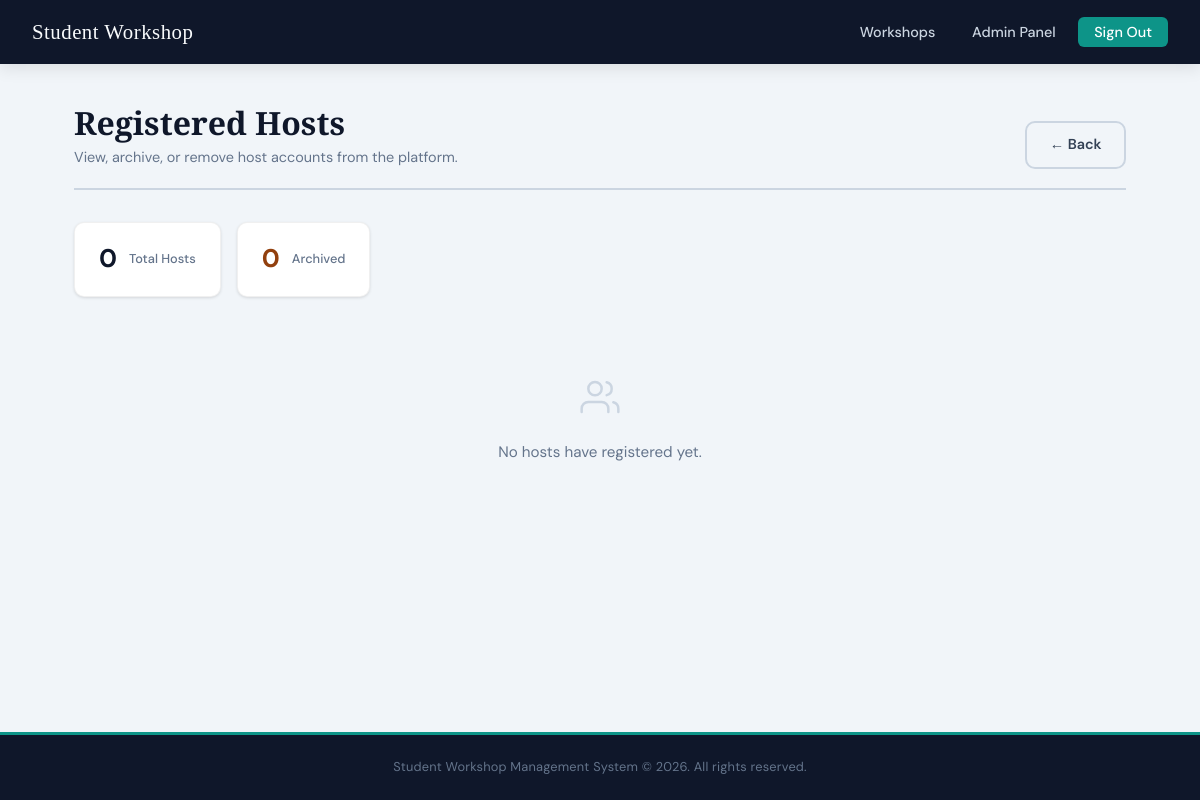
Page /admin/hosts (signed in) on the earlier database version.
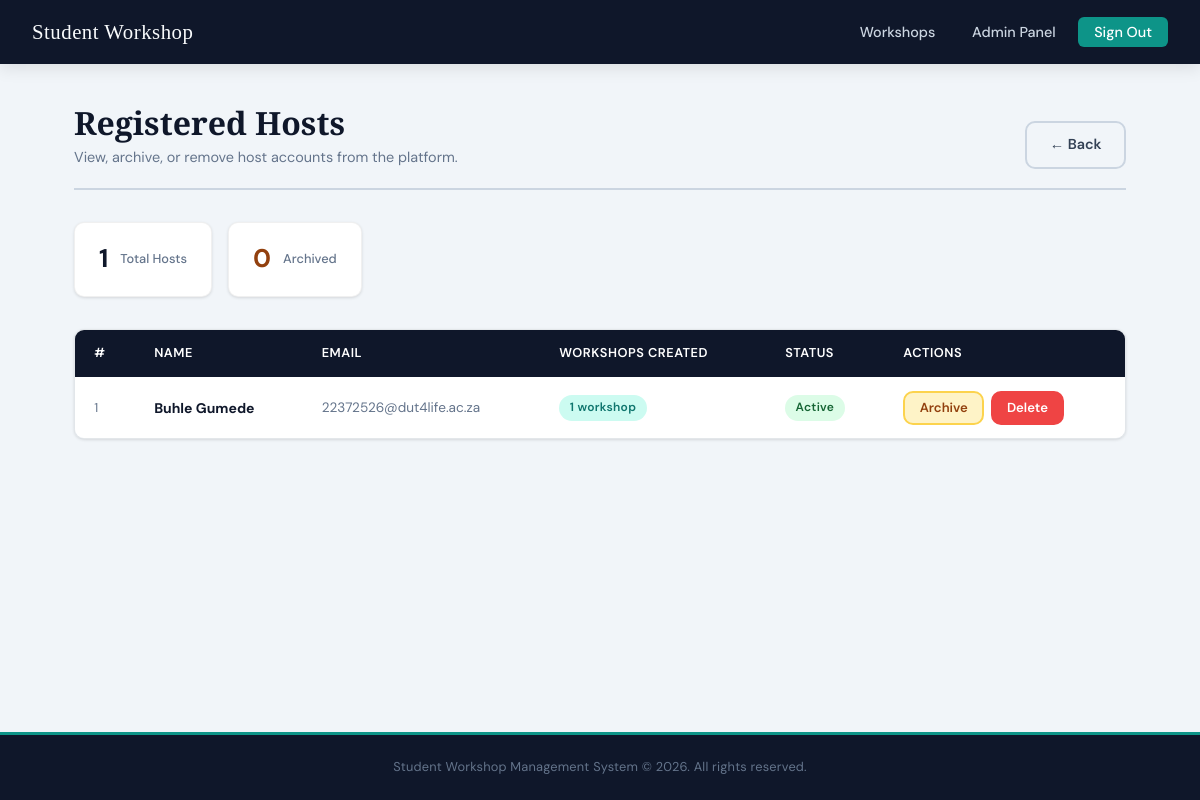
Same page on the later database version.
### tables this page shows
CREATE TABLE users (
            id       INTEGER PRIMARY KEY AUTOINCREMENT,
            name     TEXT    NOT NULL,
            email    TEXT    NOT NULL UNIQUE,
            password TEXT    NOT NULL,
            role     TEXT    NOT NULL DEFAULT 'student',
            archived INTEGER NOT NULL DEFAULT 0
        );

### app.py (the view)
@app.route('/admin/hosts')
def admin_hosts():
    if not require_login(role='admin'):
        return redirect(url_for('login'))
    conn = get_db()
    hosts = conn.execute('''
        SELECT u.id, u.name, u.email, u.archived,
               COUNT(w.id) AS workshop_count
        FROM users u
        LEFT JOIN workshops w ON w.created_by = u.id
        WHERE u.role = 'host'
        GROUP BY u.id
        ORDER BY u.archived ASC, u.name ASC
    ''').fetchall()
    conn.close()
    return render_template('admin_hosts.html', hosts=hosts)

### app.py (called while the page is built)
def get_db():
    conn = sqlite3.connect(DATABASE)
    conn.row_factory = sqlite3.Row
    return conn

def require_login(role=None):
    if 'user_id' not in session:
        flash('Please sign in to access that page.', 'warning')
        return False
    if role and session.get('role') != role:
        flash('You do not have permission to access that page.', 'error')
        return False
    return True

### templates/admin_hosts.html (shortened to what this page needs)
{% extends 'base.html' %}
{% block content %}
<div class="page-wrapper">
  <div class="page-header">
    <div>
      <h1>Registered Hosts</h1>
      <p>View, archive, or remove host accounts from the platform.</p>
    </div>
    <a href="{{ url_for('admin_dashboard') }}" class="btn btn-ghost">&larr; Back</a>
  </div>
  <div style="display:flex; gap:1rem; margin-bottom:2rem; flex-wrap:wrap;">
    <div style="
      background:white; border-radius:var(--radius);
      border:1px solid rgba(0,0,0,0.06);
      box-shadow:var(--shadow-sm);
      padding:1rem 1.5rem;
      display:flex; align-items:center; gap:0.75rem;
    ">
      <span style="font-size:1.6rem; font-weight:700; color:var(--navy);">
        {{ hosts|length }}
      </span>
      <span style="font-size:0.8rem; color:var(--grey-500); font-weight:500;">
        Total Hosts
      </span>
    </div>
    <div style="
      background:white; border-radius:var(--radius);
      border:1px solid rgba(0,0,0,0.06);
      box-shadow:var(--shadow-sm);
      padding:1rem 1.5rem;
      display:flex; align-items:center; gap:0.75rem;
    ">
      <span style="font-size:1.6rem; font-weight:700; color:#92400e;">
        {% set archived_count = [] %}
        {% for h in hosts %}
          {% if h.archived %}{% set _ = archived_count.append(1) %}{% endif %}
        {% endfor %}
        {{ archived_count|length }}
      </span>
      <span style="font-size:0.8rem; color:var(--grey-500); font-weight:500;">
        Archived
      </span>
    </div>
  </div>
  {% if hosts %}
    <div class="table-wrapper">
      <table>
        <thead>
          <tr>
            <th>#</th>
            <th>Name</th>
            <th>Email</th>
            <th>Workshops Created</th>
            <th>Status</th>
            <th>Actions</th>
          </tr>
        </thead>
        <tbody>
          {% for host in hosts %}
            <tr class="{{ 'row-archived' if host.archived }}">
              <td style="color:var(--grey-500); font-size:0.8rem;">{{ loop.index }}</td>
              <td>
                <strong style="color:var(--navy);">{{ host.name }}</strong>
              </td>
              <td style="font-size:0.85rem; color:var(--grey-500);">{{ host.email }}</td>
              <td>
                <span class="badge badge-teal">
                  {{ host.workshop_count }}
                  workshop{{ 's' if host.workshop_count != 1 }}
                </span>
              </td>
              <td>
                {% if host.archived %}
                  <span class="badge" style="background:#fef3c7; color:#92400e;">
                    Archived
                  </span>
                {% else %}
                  <span class="badge badge-green">Active</span>
                {% endif %}
              </td>
              <td>
                <div style="display:flex; gap:0.4rem; flex-wrap:wrap;">
                  <form method="POST"
                    action="{{ url_for('archive_user', user_id=host.id) }}">
                    <button type="submit" class="btn btn-archive btn-sm">
                      {{ 'Restore' if host.archived else 'Archive' }}
                    </button>
                  </form>
                  <form method="POST"
                    action="{{ url_for('delete_user', user_id=host.id) }}"
                    onsubmit="return confirm('Permanently delete {{ host.name }}? This cannot be undone.');">
                    <button type="submit" class="btn btn-danger btn-sm">Delete</button>
                  </form>
                </div>
              </td>
            </tr>
          {% endfor %}
        </tbody>
      </table>
    </div>
  {% else %}
    <div class="empty-state">
      <p>No hosts have registered yet.</p>
    </div>
  {% endif %}
</div>
{% endblock %}

Differences in the rows shown:
added users: name "Buhle Gumede", email "22372526@dut4life.ac.za", workshop_count "1", shows "Active", archived "Archive"
Other differences:
{{ hosts|length }}: "0" → "1"
text no longer shown: "No hosts have registered yet."
text now shown: "# NAME EMAIL WORKSHOPS CREATED STATUS ACTIONS"
